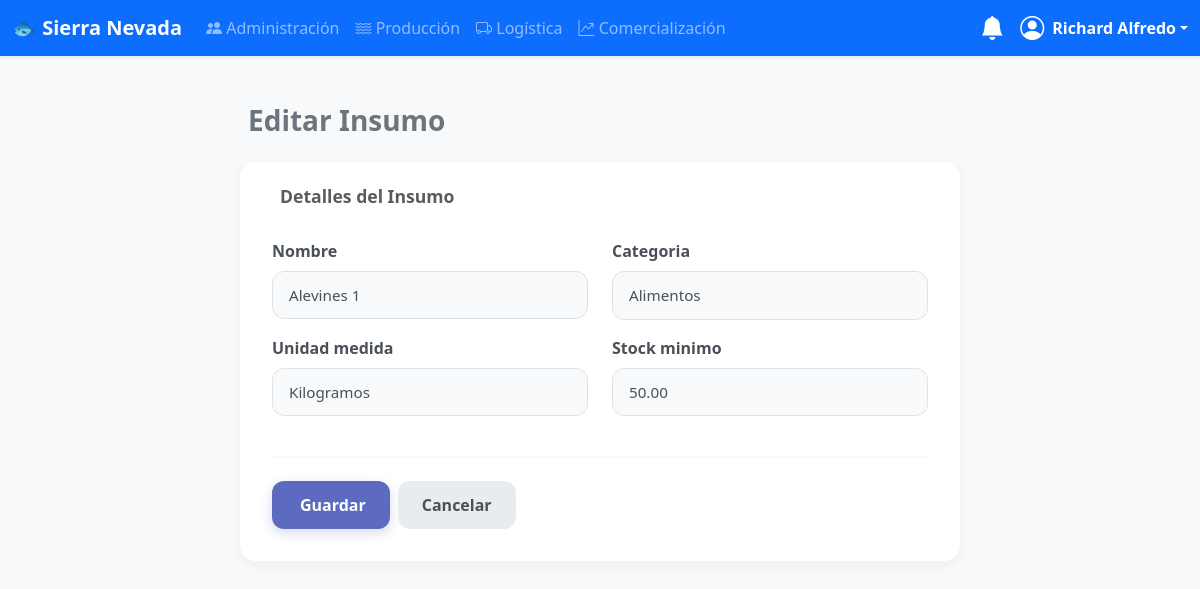
The page /logistica/inventario/1/editar/ (signed in) on the database its author committed.
### usuarios/models.py (models this page shows, shortened)
class CustomUser(AbstractUser):
    dni = models.CharField(max_length=8, unique=True, null=True, blank=True)
    pregunta_seguridad = models.ForeignKey(PreguntaSeguridad, on_delete=models.SET_NULL, null=True, blank=True)
    respuesta_seguridad = models.CharField(max_length=255, null=True, blank=True)
    groups = models.ManyToManyField('auth.Group', related_name='customuser_set', blank=True, verbose_name='grupos')
    user_permissions = models.ManyToManyField('auth.Permission', related_name='customuser_set', blank=True)

### logistica/models.py (models this page shows, shortened)
class Insumo(models.Model):
    UNIDADES_MEDIDA = (
        ('kg', 'Kilogramos'),
        ('lt', 'Litros'),
        ('un', 'Unidades'),
        ('m3', 'Metros Cúbicos'),
    )
    nombre = models.CharField(max_length=255, unique=True, help_text="Ej: 'Alevines 1', 'Crecimiento 2', 'Oxígeno', 'Vacuna X'")
    categoria = models.ForeignKey(CategoriaInsumo, on_delete=models.SET_NULL, null=True, related_name="insumos")
    unidad_medida = models.CharField(max_length=3, choices=UNIDADES_MEDIDA, default='kg')
    stock_actual = models.DecimalField(max_digits=10, decimal_places=2, default=Decimal('0.00'))
    stock_minimo = models.DecimalField(max_digits=10, decimal_places=2, default=Decimal('100.00'), help_text="Stock mínimo para generar alertas")
    class Meta:
        ordering = ['categoria', 'nombre']

### logistica/views.py (the view)
# urls.py: path('inventario/<int:pk>/editar/', views.InsumoUpdateView.as_view(), name='insumo-update'),
class InsumoUpdateView(LogisticaPermissionMixin, UpdateView):
    model = Insumo
    form_class = InsumoForm
    template_name = 'logistica/insumo_form.html'
    success_url = reverse_lazy('inventario-list')
    extra_context = {'titulo': 'Editar Insumo'}

### logistica/forms.py
class InsumoForm(forms.ModelForm):
    class Meta:
        model = Insumo
        fields = ['nombre', 'categoria', 'unidad_medida', 'stock_minimo']
        widgets = {
            'nombre': forms.TextInput(attrs={
                'class': 'form-control',
                'placeholder': 'Ej: Alimento Alevín 1 (25kg)'
            }),
            'categoria': forms.Select(attrs={
                'class': 'form-control'
            }),
            'unidad_medida': forms.Select(attrs={
                'class': 'form-control'
            }),
            'stock_minimo': forms.NumberInput(attrs={
                'class': 'form-control',
                'placeholder': 'Ej: 100'
            }),
        }

### logistica/models.py (called while the page is built)
    def __str__(self):
        return self.nombre

### logistica/views.py (called while the page is built)
    def test_func(self):
        return self.request.user.is_staff or self.request.user.groups.filter(name='Logistica').exists()

### usuarios/templatetags/auth_extras.py (called while the page is built)
@register.filter(name='has_group')
def has_group(user, group_name):
    return user.groups.filter(name=group_name).exists()

### templates/logistica/insumo_form.html (shortened to what this page needs)
{% extends 'base.html' %}
{% load static %}
{% block content %}
<div class="container-fluid py-4">
    <div class="row justify-content-center">
        <div class="col-lg-8">
            <div class="d-flex align-items-center justify-content-between mb-4">
                <h3 class="fw-semibold text-secondary mb-0">
                     {{ titulo }}
                </h3>
            </div>
            <div class="card">
                <div class="card-header">
                    <h6 class="text-muted mb-0">
                         Detalles del Insumo
                    </h6>
                </div>
                <div class="card-body">
                    <form method="post">
                        <div class="row">
                            <div class="col-md-6">
                                <div class="form-group mb-3">
                                    <label>{{ form.nombre.label }}</label>
                                    {{ form.nombre }}
                                </div>
                            </div>
                            <div class="col-md-6">
                                <div class="form-group mb-3">
                                    <label>{{ form.categoria.label }}</label>
                                    {{ form.categoria }}
                                </div>
                            </div>
                        </div>
                        <div class="row">
                            <div class="col-md-6">
                                <div class="form-group mb-3">
                                    <label>{{ form.unidad_medida.label }}</label>
                                    {{ form.unidad_medida }}
                                </div>
                            </div>
                            <div class="col-md-6">
                                <div class="form-group mb-3">
                                    <label>{{ form.stock_minimo.label }}</label>
                                    {{ form.stock_minimo }}
                                </div> </div> </div>
                        <hr>
                        <div class="d-flex gap-2">
                            <button type="submit" class="btn btn-primary">
                                 Guardar
                            </button>
                            <a href="{% url 'inventario-list' %}" class="btn btn-secondary">
                                Cancelar
                            </a>
                        </div>
                    </form>
                </div>
            </div>
        </div>
    </div>
</div>
{% endblock %}

### templates/base.html (shortened to what this page needs)
<!doctype html>
<html lang="es">
{% load auth_extras %}
{% load static %} <head>
    <link href="https://cdn.jsdelivr.net/npm/bootstrap@5.3.3/dist/css/bootstrap.min.css" rel="stylesheet">
    <link rel="stylesheet" href="https://cdn.jsdelivr.net/npm/bootstrap-icons@1.11.3/font/bootstrap-icons.min.css">
</head>
<body>
    <nav class="navbar navbar-expand-lg navbar-dark bg-primary shadow-sm sticky-top">
        <div class="container-fluid">
            <a class="navbar-brand fw-bold" href="{% url 'welcome' %}">🐟 Sierra Nevada</a>
            <div class="collapse navbar-collapse" id="mainNavbar">
                {% if user.is_authenticated %}
                <ul class="navbar-nav me-auto mb-2 mb-lg-0">
                    {% if user.is_staff %}
                    <li class="nav-item"><a class="nav-link" href="{% url 'user-list' %}"><i class="bi bi-people-fill"></i> Administración</a></li>
                    {% endif %}
                    {% if user|has_group:"Produccion" %}
                    <li class="nav-item"><a class="nav-link" href="{% url 'dashboard-produccion' %}"><i class="bi bi-water"></i> Producción</a></li>
                    {% endif %}
                    {% if user|has_group:"Logistica" %}
                    <li class="nav-item"><a class="nav-link" href="{% url 'dashboard-logistica' %}"><i class="bi bi-truck"></i> Logística</a></li>
                    {% endif %}
                    {% if user|has_group:"Comercializacion" %}
                    <li class="nav-item"><a class="nav-link" href="{% url 'dashboard-comercializacion' %}"><i class="bi bi-graph-up-arrow"></i> Comercialización</a></li>
                    {% endif %}
                </ul>
                <div class="dropdown me-3">
                    <a href="#" class="d-flex align-items-center text-white text-decoration-none position-relative" id="notificationsDropdown" data-bs-toggle="dropdown" aria-expanded="false">
                        <i class="bi bi-bell-fill fs-4"></i>
                    </a>
                </div>
                <div class="dropdown">
                    <a href="#" class="d-flex align-items-center text-white text-decoration-none dropdown-toggle" data-bs-toggle="dropdown">
                        <i class="bi bi-person-circle fs-4 me-2"></i>
                        <strong>{{ user.first_name|default:user.username }}</strong>
                    </a>
                </div>
                {% endif %}
            </div>
        </div>
    </nav>
    <main class="container my-4">
        {% block content %}{% endblock %}
    </main>
</body>
</html>

### templates/base.html (style rules this page uses)
body { background-color: #f8f9fa; }
.card { box-shadow: 0 2px 4px rgba(0,0,0,0.05); }

### templates/logistica/insumo_form.html (style rules this page uses)
body { background-color: #f8f9fb; }
.card { border: none; border-radius: 16px; box-shadow: 0 4px 12px rgba(0, 0, 0, 0.05); background-color: #ffffff; }
.card-header { background-color: transparent; border-bottom: none; padding: 1.5rem 2rem 0 2rem; }
.card-header h6 { font-weight: 700; color: #4e5d73; font-size: 1.1rem; }
.card-body { padding: 2rem; }
h3.fw-semibold { color: #333; font-weight: 700; }
.form-group label { font-weight: 600; color: #495057; margin-bottom: 0.5rem; }
.form-control { padding: 0.75rem 1rem; font-size: 0.95rem; color: #495057; background-color: #f8f9fb; border: 1px solid #dee2e6; border-radius: 12px; transition: all 0.2s ease-in-out; }
.form-control::placeholder { color: #adb5bd; transition: color 0.15s ease-in-out; }
.btn-primary { background-color: #5C6BC0; border: none; border-radius: 12px; padding: 0.75rem 1.5rem; font-weight: 600; transition: all 0.3s ease; box-shadow: 0 4px 12px rgba(92, 107, 192, 0.25); }
.btn-secondary { border-radius: 12px; padding: 0.75rem 1.5rem; background-color: #e9ecef; color: #495057; font-weight: 600; border: none; transition: all 0.3s ease; }
hr { border-top: 1px solid #e3e6f0; margin: 1.5rem 0; }

### rows shown on the page
CustomUser: first_name "Richard Alfredo"
Insumo: nombre "Alevines 1", categoria "Alimentos", unidad_medida "Kilogramos", stock_minimo "50.00"

### other values the page prints
{{ titulo }} "Editar Insumo"
